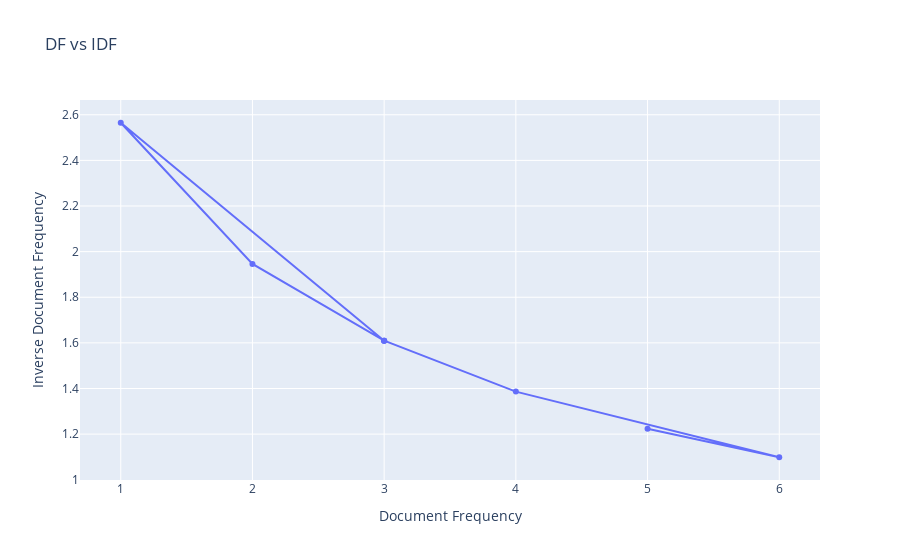

Write notebook code for a chart like this one.
### Code cell
import plotly.graph_objects as go

x_values = [df for _, df in tf_idf.document_frequency.items()]
y_values = [idf for _, idf in tf_idf.inverse_document_frequency.items()]

fig = go.Figure()

fig.add_trace(
    go.Scatter(
        x=x_values,
        y=y_values,
        mode="markers+lines"
    )
)

fig.update_layout(
    title="DF vs IDF",
    xaxis_title="Document Frequency",
    yaxis_title="Inverse Document Frequency"
)

fig.show()

### Figure 1 — Plotly figure (JSON) as saved in the notebook; plotly's stock layout.template omitted (floating-point values rounded to 4 significant figures)
{"data": [{"mode": "markers+lines", "type": "scatter", "x": [5, 6, 4, 3, 2, 1, 3, 3], "y": [1.224, 1.099, 1.386, 1.609, 1.946, 2.565, 1.609, 1.609]}], "layout": {"title": {"text": "DF vs IDF"}, "xaxis": {"title": {"text": "Document Frequency"}}, "yaxis": {"title": {"text": "Inverse Document Frequency"}}}}
